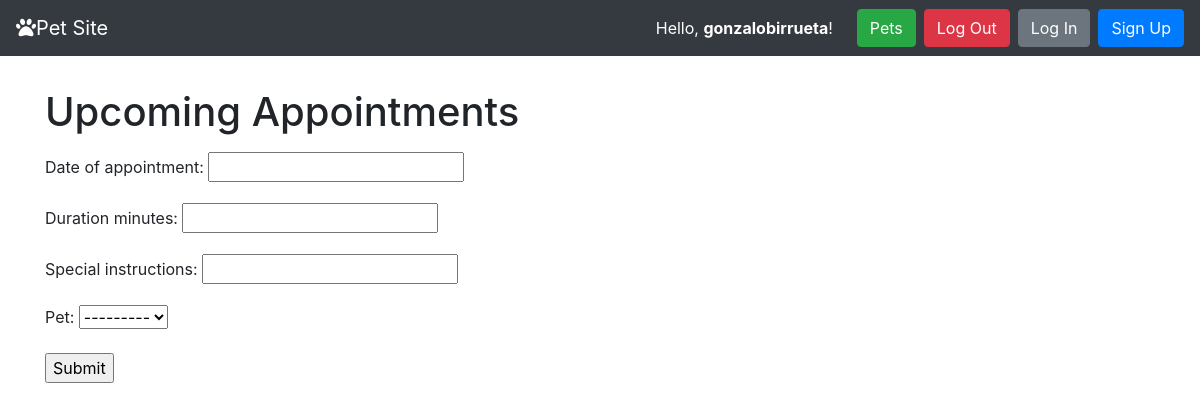
Before: /calendar/ (signed in) with the older database file.
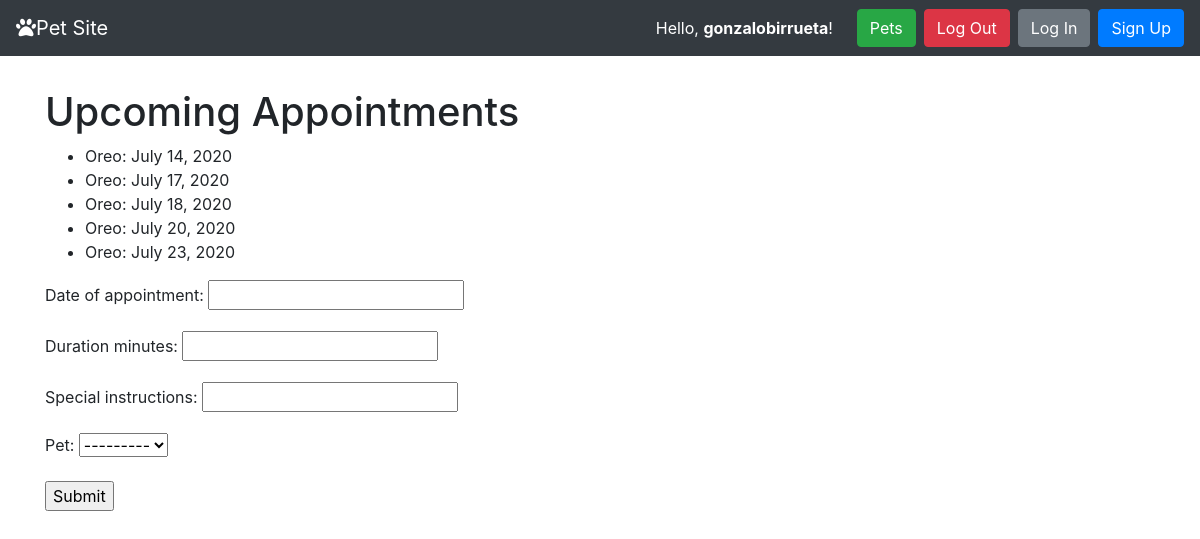
After: the same page with the newer database file.
### pet/models.py (models this page shows)
class Appointment(models.Model):
    date_of_appointment = models.DateField()
    duration_minutes = models.IntegerField()
    special_instructions = models.CharField(max_length=100)
    pet = models.ForeignKey(Pet, on_delete=models.CASCADE)

class Pet(models.Model):
    pet_name = models.CharField(max_length=100)
    species = models.CharField(max_length=100)
    breed = models.CharField(max_length=100)
    weight_in_pounds = models.IntegerField()
    owner = models.ForeignKey(User, on_delete=models.CASCADE)
    def __str__(self):
        return self.pet_name

### pet/views.py (the view, shortened to what this page needs)
# urls.py: path('calendar/', AppointmentList.as_view(), name='calendar')
class AppointmentList(ListView):
  def get(self, request, *args, **kwargs):
      context = {
            'appointments': Appointment.objects.order_by('date_of_appointment'),
            'form': AppointmentForm()
      }
      return render(request, 'calendar.html', context)

### pet/forms.py
class AppointmentForm(forms.ModelForm):
    class Meta:
        model = Appointment
        fields = ['date_of_appointment', 'duration_minutes','special_instructions', "pet"]

### pet/templates/calendar.html (shortened to what this page needs)
{% extends 'base.html' %}
{% block content %}
{% if user.is_authenticated %}
  <h1>Upcoming Appointments</h1>
  <ul>
    {% for appointment in appointments %}
      <li>
        <a>{{appointment.pet.pet_name}}: {{ appointment.date_of_appointment }} </a>
      </li>
    {% endfor %}
  </ul>
  <form method="POST">
  {{ form.as_p }}
  <input type="submit" value="Submit">
  </form>
{% endif %}
{% endblock %}

### pet/templates/base.html (shortened to what this page needs)
<!doctype html>
<html lang="en">
  <head>
    <link rel="stylesheet" href="https://stackpath.bootstrapcdn.com/bootstrap/4.3.1/css/bootstrap.min.css"
>
  </head>
  <body>
    <nav class="navbar navbar-expand-md navbar-dark bg-dark">
      <a class="navbar-brand" href="{% url 'home' %}"><i class="fa fa-paw"></i>Pet Site</a>
      <form class="form-inline ml-auto">
        <div class="text-white">Hello, <strong>{{user}}</strong>!</div>
        {% if user.is_authenticated %}
          <a href="{% url 'pets-list' %}" class="btn btn-success ml-4">Pets</a>
          <a href="{% url 'logout' %}" class="btn btn-danger ml-2">Log Out</a>
        {% endif %}
        <a href="{% url 'login' %}" class="btn btn-secondary ml-2">Log In</a>
        <a href="{% url 'signup' %}" class="btn btn-primary ml-2">Sign Up</a>
      </form>
    </nav>
    <main role="main" class="container" style="margin-top: 4vh;">
      {% block content %}{% endblock %}
    </main>
  </body>

Changed rows visible on the page:
added Appointment: pet.pet_name "Oreo", date_of_appointment "July 14, 2020"
added Appointment: pet.pet_name "Oreo", date_of_appointment "July 17, 2020"
added Appointment: pet.pet_name "Oreo", date_of_appointment "July 18, 2020"
added Appointment: pet.pet_name "Oreo", date_of_appointment "July 20, 2020"
added Appointment: pet.pet_name "Oreo", date_of_appointment "July 23, 2020"
